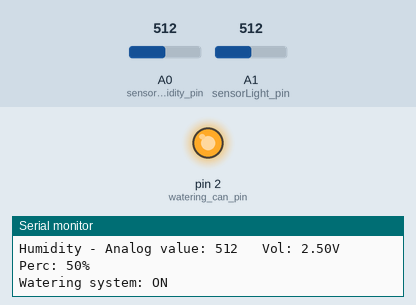
A sketch run on a simulated Arduino Uno, built with avr-gcc and run on an emulated ATmega328P. On the bench: output pins drawn as LEDs (lit = HIGH), the last lines printed to the serial monitor. Inputs (shaded band) come from the test bench; at power-on: A1 (sensorLight_pin) = 512, A0 (sensorHumidity_pin) = 512.

Above: at 10.8 s.
10.9 s: A1 (sensorLight_pin) set to 606
18.4 s: A1 (sensorLight_pin) set to 642
At 21.1 s:
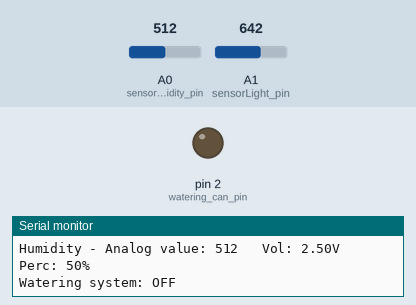
26.6 s: A1 (sensorLight_pin) set to 511
At 31.2 s:
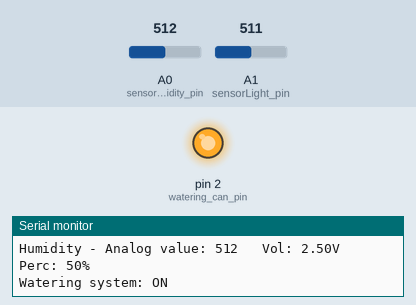
34.1 s: A1 (sensorLight_pin) set to 716
At 36.2 s:
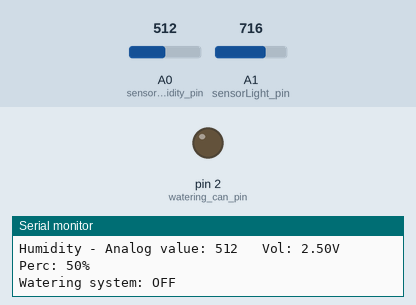
Timing chart, 0 to 37.7 s (numbered marks = the images above; inputs shaded):
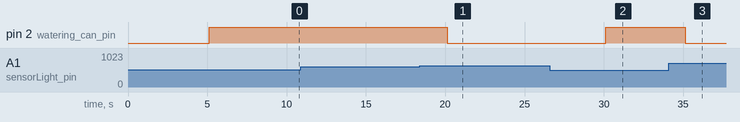

Measured:
- the behaviour switches between 624 and 625 on A1 (sensorLight_pin) (found by bisection; images 0 and 1)
- after the input at 18.4 s, pin 2 (watering_can_pin): HIGH → LOW after 1.7 s
- after the input at 26.6 s, pin 2 (watering_can_pin): LOW → HIGH after 3.5 s
- after the input at 34.1 s, pin 2 (watering_can_pin): HIGH → LOW after 1.0 s

The sketch:

main.ino
```cpp
#define sensorHumidity_pin A0
#define sensorLight_pin A1
#define watering_can_pin 2

int sensorLight_value = 0;
int sensorHumidity_value = 0;

unsigned long last_fix_time = 0;
unsigned long next_check = 5000;

void printInfo(int value, float voltage, int percentages, String sensor) {
  Serial.print(sensor);
  Serial.print(" - Analog value: ");
  Serial.print(value);
  Serial.print("\t Vol: ");
  Serial.print(voltage, 2);
  Serial.print("V\t Perc: ");
  Serial.print(percentages);
  Serial.println("%");
}

int getLight() {
  sensorLight_value = analogRead(sensorLight_pin);
  float sensorLight_vol = sensorLight_value * (5.0 / 1023.0);
  int sensorLight_percentages = map(sensorLight_value, 0, 1023, 100, 0);
  printInfo(sensorLight_value, sensorLight_vol, sensorLight_percentages, "Light");
  return sensorLight_percentages;
}

int getHumidity() {
  sensorHumidity_value = analogRead(sensorHumidity_pin);
  float sensorHumidity_vol = sensorHumidity_value * (5.0 / 1023.0);
  int sensorHumidity_percentages = map(sensorHumidity_value, 0, 1023, 100, 0);
  printInfo(sensorHumidity_value, sensorHumidity_vol, sensorHumidity_percentages, "Humidity");
  return sensorHumidity_percentages;
}

void setup() {
  pinMode(sensorLight_pin, INPUT);
  pinMode(sensorHumidity_pin, INPUT);
  pinMode(watering_can_pin, OUTPUT);
  Serial.begin(9600);
}

void loop() {
  if (millis() - last_fix_time > next_check) {
    last_fix_time = millis();

    Serial.println("----------------------------------------------------------");

    int lightPercentages = getLight();
    int humidityPercentages = getHumidity();

    if (lightPercentages >= 40 && humidityPercentages < 60) {
      Serial.println("Watering system: ON");
      digitalWrite(watering_can_pin, HIGH);
    } else {
      Serial.println("Watering system: OFF");
      digitalWrite(watering_can_pin, LOW);
    }
  }
}
```
